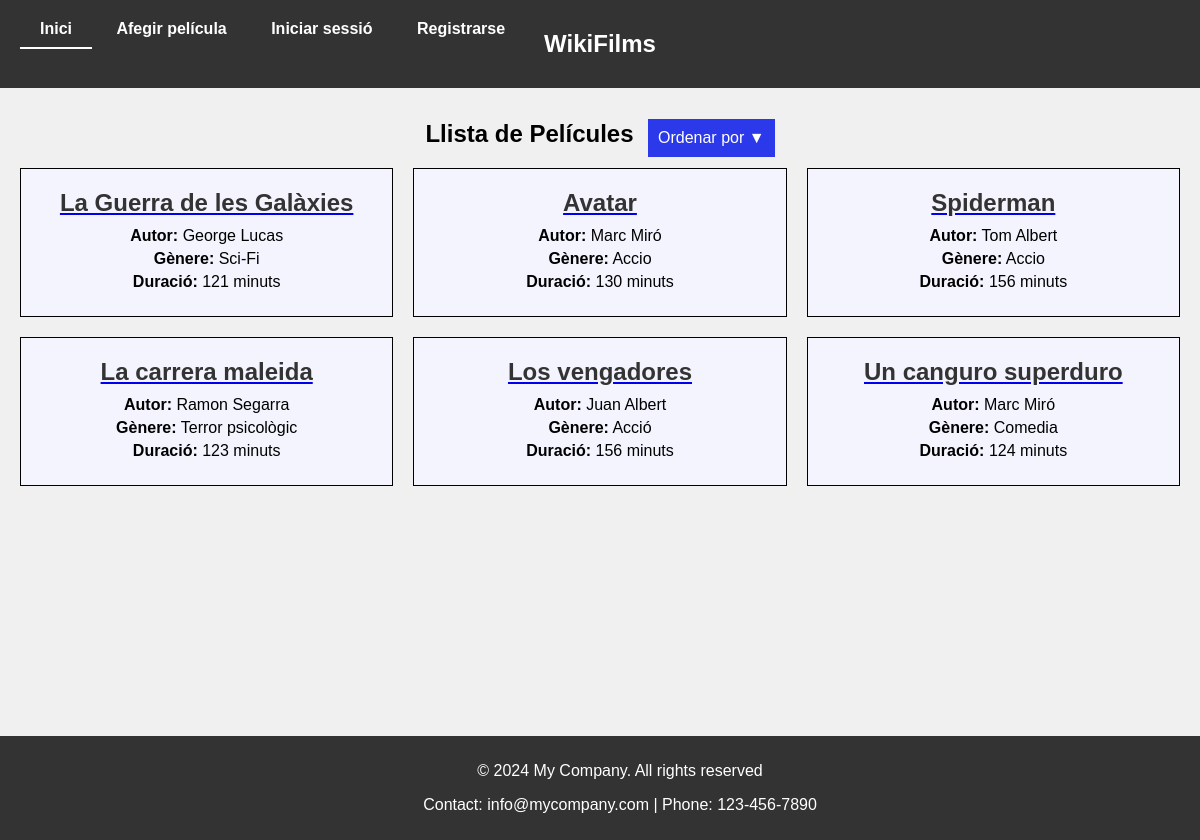
/, run on an earlier commit of the app's database.
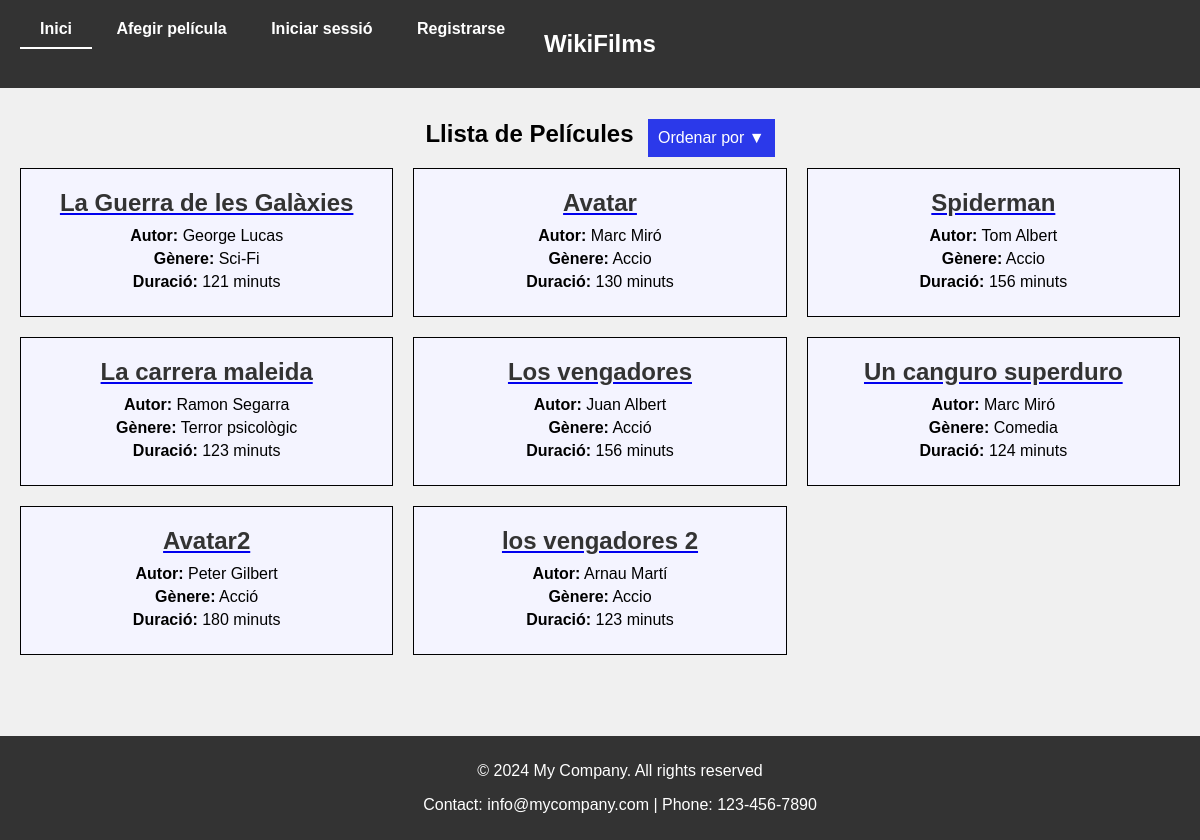
And on a later commit of the database.
### films/models.py (models this page shows, shortened)
class Film(models.Model):
    title = models.CharField(max_length=100)
    author = models.CharField(max_length=100)
    genre = models.CharField(max_length=100, blank=True, null=True)
    duration = models.IntegerField()
    actors = models.ManyToManyField(Actor, related_name='films')

### films/views.py (the view)
# urls.py: path('', BookListView.as_view(), name='book_list'),
class BookListView(ListView):
    model = Film
    template_name = 'film_list.html'
    context_object_name = 'books'
    def get_queryset(self):
        queryset = super().get_queryset()  # Obtiene el queryset base de la clase padre
        order_by = self.request.GET.get('order')  # Obtiene el parámetro de orden
        direction = self.request.GET.get('direction')  # Obtiene el parámetro de dirección
        if order_by == 'duracion':
            if direction == 'asc':
                queryset = queryset.order_by('duration')
            elif direction == 'desc':
                queryset = queryset.order_by('-duration')
        elif order_by == 'alfabetico':
            if direction == 'asc':
                queryset = queryset.order_by('title')
            elif direction == 'desc':
                queryset = queryset.order_by('-title')
        return queryset

### templates/film_list.html (shortened to what this page needs)
{% extends "base.html" %}
{% block content %}
    {% load static %}
    <link rel="stylesheet" type="text/css" href="{% static 'film_list.css' %}">
<div class="container">
  <h2 class="section-title">Llista de Películes</h2>
  <div class="dropdown">
    <button class="dropbtn">Ordenar por <span class="current-order">▼</span></button>
  </div>
</div>
<div class="film-container">
    {% for film in books %}
            <div class="film-item">
                <a href="{% url 'book_detail' pk=film.pk %}">
                    <h2>{{ film.title }}</h2>
                </a>
                <div class="film-info">
                    <div><strong>Autor:</strong> {{ film.author }}</div>
                    <div><strong>Gènere:</strong> {{ film.genre }}</div>
                    <div><strong>Duració:</strong> {{ film.duration }} minuts</div>
                </div>
            </div>
    {% endfor %}
</div>
{% endblock %}

### templates/base.html (shortened to what this page needs)
<!DOCTYPE html>
<html>
<head>
    {% load static %}
    <link rel="stylesheet" type="text/css" href="{% static 'base.css' %}">
</head>
<body>
<nav>
    <header>
        <ul>
            <li><a href="{% url 'book_list' %}" class="{% if request.path == '/' %}active{% endif %}">Inici</a></li>
            <li><a href="{% url 'create_book' %}" class="{% if request.path == '/film/create/' %}active{% endif %}">Afegir película</a></li>
            {% if not user.is_authenticated %}
                <li><a href="{% url 'login' %}" class="{% if request.path == '/accounts/login/' %}active{% endif %}">Iniciar sessió</a></li>
            {% endif %}
            <li><a href="{% url 'register' %}" class="{% if request.path == '/accounts/register/' %}active{% endif %}">Registrarse</a></li>
        </ul>
        <h1>WikiFilms</h1>
    </header>
</nav>
{% block content %}
{% endblock %}
    <footer>
        <p> © 2024 My Company. All rights reserved </p>
        <p> Contact: info@mycompany.com | Phone: 123-456-7890 </p>
    </footer>
</body>
</html>

### static/base.css (style rules this page uses)
body { font-family: Arial, sans-serif; margin: 20px; background-color: #f0f0f0; height: 100vh; }
h2 { margin-top: 100px; }
header { background-color: #333; color: #fff; padding: 10px 20px; text-align: center; position: fixed; top: 0; left: 0; width: 100%; z-index: 1000; box-sizing: border-box; }
footer { background-color: #333; color: #fff; text-align: center; padding: 10px 20px; position: fixed; bottom: 0; left: 0; width: 100%; }
header ul { list-style-type: none; margin: 0; padding: 0; position: absolute; top: 20px; left: 20px; }
header ul li { display: inline; }
header ul li a { color: white; text-decoration: none; padding: 10px 20px; font-weight: bold; }
header ul li a.active { border-bottom: 2px solid white; }
header h1 { color: white; margin: 20px; padding: 0; font-weight: bold; }

### static/film_list.css (style rules this page uses)
h1 { text-align: center; margin-top: 20px; }
.film-item h2 { margin-top: 0; margin-bottom: 10px; font-size: 24px; color: #333; text-decoration: none; transition: color 0.3s ease; }
.film-container { display: grid; grid-template-columns: repeat(auto-fill, minmax(300px, 1fr)); gap: 20px; justify-content: center; }
.film-item { border: 1px solid #000000; padding: 20px; text-align: center; background: #f4f4ff; }
.film-info div { margin-bottom: 5px; }
.container { text-align: center; }
.section-title { display: inline-block; margin-right: 10px; }
.dropdown { display: inline-block; vertical-align: middle; }
.dropdown { position: relative; display: inline-block; }
.dropbtn { background-color: #2b39ea; color: white; padding: 10px; font-size: 16px; border: none; cursor: pointer; }

What changed in the data, as far as the page shows it:
added Film: title "Avatar2", author "Peter Gilbert", genre "Acció", duration "180"
added Film: title "los vengadores 2", author "Arnau Martí", genre "Accio", duration "123"
